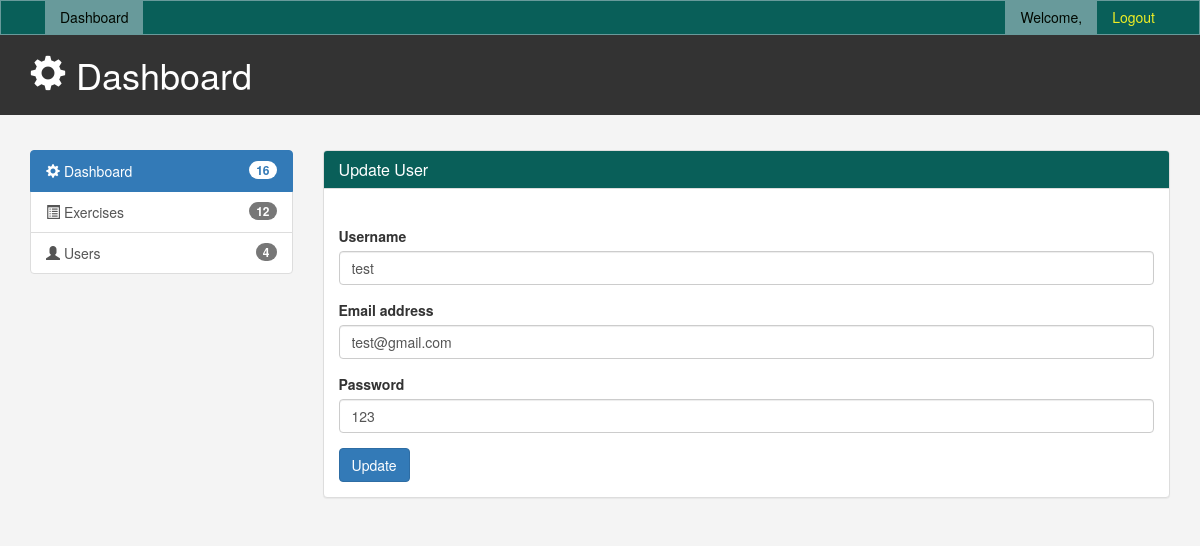
Page /cms/update_user.php?update=1 on the committed database.
### tables this page shows
CREATE TABLE `user_form` (
  `id` int(100) NOT NULL,
  `username` varchar(100) NOT NULL,
  `email` varchar(100) NOT NULL,
  `password` varchar(100) NOT NULL,
  `image` varchar(100) NOT NULL
);

### cms/update_user.php (the view, shortened to what this page needs)
<?php
include '../config.php';
include('inc/header.php');
$id=$_GET['update'];
$sql=mysqli_query($conn,"SELECT * from `user_form` WHERE id=$id");
$row=mysqli_fetch_assoc($sql);
$username = $row['username'];
$email = $row['email'];
$password = $row['password'];
?>
<link href="./css/cms.css" rel="stylesheet" type="text/css">
</head>
<body>
<?php
include "menus.php";
?>
<header id="header">
	<div class="container">
		<div class="row">
			<div class="col-md-10">
				<h1><span class="glyphicon glyphicon-cog" aria-hidden="true"></span> Dashboard</h1>
			</div>
			<br>
		</div>
	</div>
</header>
<br>
<section id="main">
	<div class="container">
		<div class="row">
			<?php include "left_menus.php"; ?>
			<div class="col-md-9">
				<div class="panel panel-default">
					<div class="panel-heading"style="background-color:  #095f59;">
						<h3 class="panel-title" style="color: white;">Update User</h3>
					</div>
					<div class="panel-body">
						<div class="panel-heading">
							<div class="row">
								<div class="col-md-10">
								</div>
							</div>
						</div>
						<form action="" method="post" enctype="multipart/form-data">
                        	<div class="form-group">
                                <label>Username</label>
                                <input name="username" type="text" class="form-control" id="InputUsername" placeholder="Username" value=<?php echo $username;?>>
                            </div>
                            <div class="form-group">
                                <label>Email address</label>
                                <input name="email" type="text" class="form-control" id="InputEmail" placeholder="Email" value=<?php echo $email;?>>
                            </div>
                            <div class="form-group">
                                <label>Password</label>
                                <input name="password" type="text" class="form-control" id="InputPassword" placeholder="Password" value=<?php echo $password;?>>
                            </div>
                            <button type="submit" name='submit' class="btn btn-primary">Update</button>
                        </form>
					</div>
				</div>
			</div>
		</div>
	</div>
</section>
</body>
 <?php include('inc/footer.php');?>

### cms/css/cms.css (style rules this page uses)
body { background: #f4f4f4; }
#header { background: #333333; color: #ffffff; padding-bottom: 10px; margin-bottom: 15px; }

### rows in the picture
user_form: username "test", email "test@gmail.com", password "123"

### other values in the picture
$num_ex + $num_user "16"
$num_ex "12"
$num_user "4"
